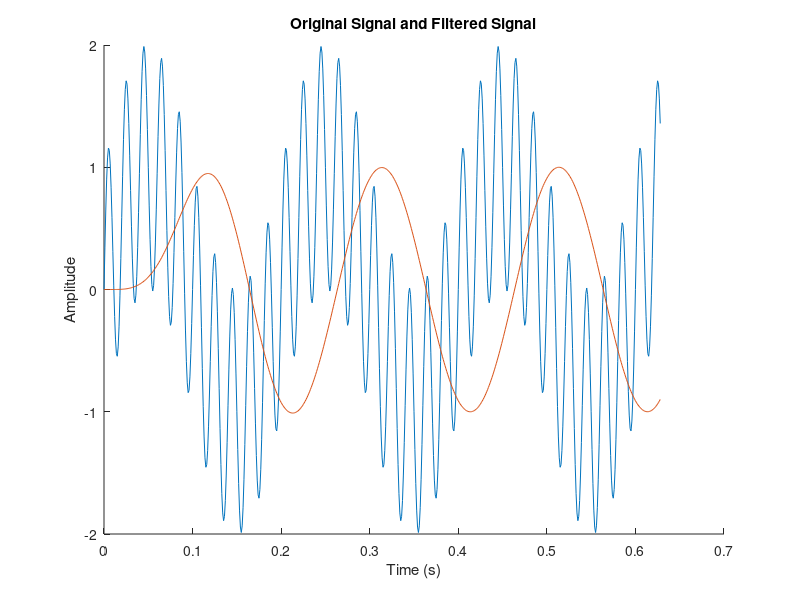

Here is the MATLAB script that generated this plot:
% Create a sample signal with both low and high frequency components
t = 0:0.001:pi/5; % Time vector
x = sin(2*pi*5*t) + sin(2*pi*50*t); % Signal with 5 Hz and 50 Hz components

% Design a low-pass filter with a cutoff frequency of 10 Hz
Fs = 1/0.001; % Sampling frequency
Fc = 10; % Cutoff frequency
[b,a] = butter(6, Fc/(Fs/2)); % 6th order Butterworth filter

% Apply the filter to the signal
y = filter(b, a, x);

% Plot the original and filtered signals
figure;
hold on
plot(t, x);
title('Original Signal and Filtered Signal');
xlabel('Time (s)');
ylabel('Amplitude');
plot(t, y);
xlabel('Time (s)');
ylabel('Amplitude');
